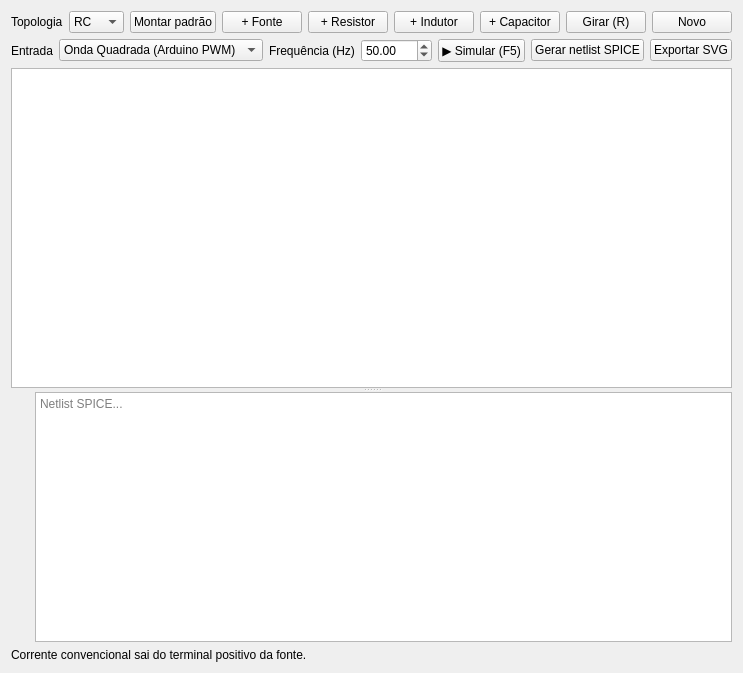
<?xml version="1.0" encoding="UTF-8"?>
<ui version="4.0">
 <class>AnalogPage</class>
 <widget class="QWidget" name="AnalogPage">
  <layout class="QVBoxLayout" name="pageLayout">
   <item>
    <layout class="QHBoxLayout" name="circuitControls">
     <item><widget class="QLabel" name="lblTopology"><property name="text"><string>Topologia</string></property></widget></item>
     <item>
      <widget class="QComboBox" name="comboCircuitType">
       <item><property name="text"><string>RC</string></property></item>
       <item><property name="text"><string>RL</string></property></item>
       <item><property name="text"><string>RLC</string></property></item>
      </widget>
     </item>
     <item><widget class="QPushButton" name="btnLoadPreset"><property name="text"><string>Montar padrão</string></property></widget></item>
     <item><widget class="QPushButton" name="btnAddSource"><property name="text"><string>+ Fonte</string></property></widget></item>
     <item><widget class="QPushButton" name="btnAddResistor"><property name="text"><string>+ Resistor</string></property></widget></item>
     <item><widget class="QPushButton" name="btnAddInductor"><property name="text"><string>+ Indutor</string></property></widget></item>
     <item><widget class="QPushButton" name="btnAddCapacitor"><property name="text"><string>+ Capacitor</string></property></widget></item>
     <item><widget class="QPushButton" name="btnRotate"><property name="text"><string>Girar (R)</string></property></widget></item>
     <item><widget class="QPushButton" name="btnClear"><property name="text"><string>Novo</string></property></widget></item>
    </layout>
   </item>
   <item>
    <layout class="QHBoxLayout" name="simulationControls">
     <item><widget class="QLabel" name="lblWave"><property name="text"><string>Entrada</string></property></widget></item>
     <item>
      <widget class="QComboBox" name="comboWave">
       <item><property name="text"><string>Onda Quadrada (Arduino PWM)</string></property></item>
       <item><property name="text"><string>Onda Senoidal (AC)</string></property></item>
       <item><property name="text"><string>Degrau DC (5V)</string></property></item>
      </widget>
     </item>
     <item><widget class="QLabel" name="lblFreq"><property name="text"><string>Frequência (Hz)</string></property></widget></item>
     <item><widget class="QDoubleSpinBox" name="spinFreq">
      <property name="minimum"><double>1.0</double></property>
      <property name="maximum"><double>1000.0</double></property>
      <property name="value"><double>50.0</double></property>
     </widget></item>
     <item><widget class="QPushButton" name="btnRunSim"><property name="text"><string>▶ Simular (F5)</string></property></widget></item>
     <item><widget class="QPushButton" name="btnGenSpice"><property name="text"><string>Gerar netlist SPICE</string></property></widget></item>
     <item><widget class="QPushButton" name="btnExportSchemdraw"><property name="text"><string>Exportar SVG</string></property></widget></item>
    </layout>
   </item>
   <item>
    <widget class="QSplitter" name="analogSplitter">
     <property name="orientation"><enum>Qt::Vertical</enum></property>
     <widget class="QGraphicsView" name="circuitView">
      <property name="minimumSize"><size><width>0</width><height>320</height></size></property>
      <property name="renderHints"><set>QPainter::Antialiasing</set></property>
     </widget>
     <widget class="QWidget" name="scopeAndNetlist">
      <property name="minimumSize"><size><width>0</width><height>250</height></size></property>
      <layout class="QHBoxLayout" name="outputLayout">
       <item><widget class="QWidget" name="scopeHost" native="true">
        <layout class="QVBoxLayout" name="scopeLayout"/>
       </widget></item>
       <item><widget class="QPlainTextEdit" name="spiceOutput">
        <property name="readOnly"><bool>true</bool></property>
        <property name="placeholderText"><string>Netlist SPICE...</string></property>
       </widget></item>
      </layout>
     </widget>
    </widget>
   </item>
   <item><widget class="QLabel" name="statusLabel"><property name="text"><string>Corrente convencional sai do terminal positivo da fonte.</string></property></widget></item>
  </layout>
 </widget>
 <resources/>
 <connections/>
</ui>
